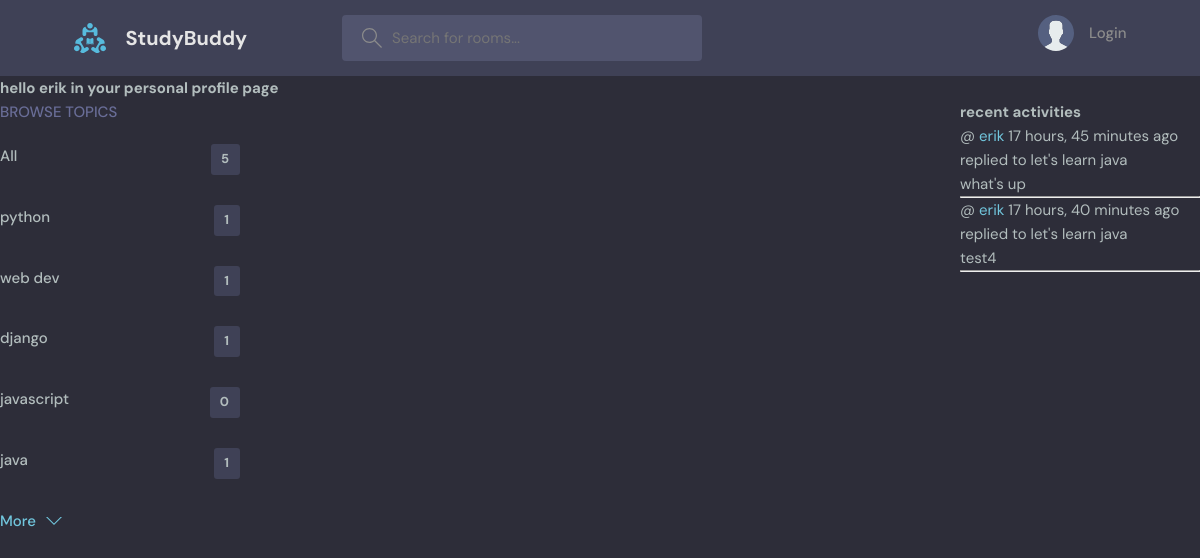
/userProfile/4/, run on an earlier commit of the app's database.
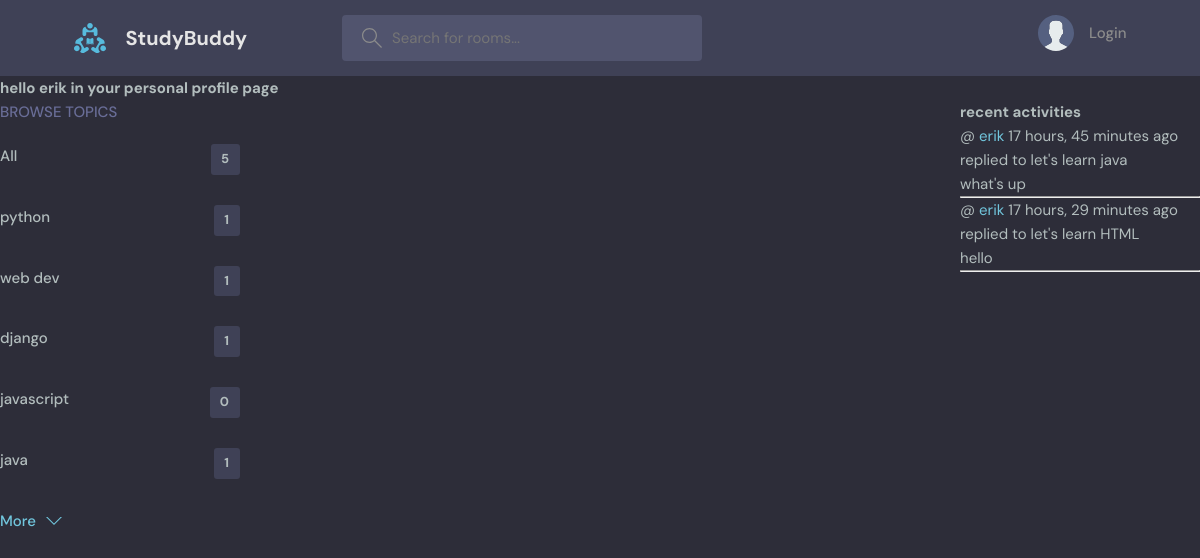
And on a later commit of the database.
### base/models.py (models this page shows, shortened)
class Topic(models.Model):
    name=models.CharField(max_length=200)

class Message(models.Model):
    room=models.ForeignKey(Room,on_delete=models.CASCADE)
    body=models.TextField()
    user=models.ForeignKey(User,on_delete=models.CASCADE)
    updated=models.DateTimeField(auto_now=True)
    created=models.DateTimeField(auto_now_add=True)
    def __str__(self):
        return self.body[0:50]

class Room(models.Model):
    host=models.ForeignKey(User,on_delete=models.SET_NULL,null=True)
    name=models.CharField(max_length=200)
    topic=models.ForeignKey(Topic,on_delete=models.SET_NULL,null=True)
    participants=models.ManyToManyField(User,related_name='participants',blank=True)
    description=models.TextField(null=True,blank=True)
    updated=models.DateTimeField(auto_now=True)
    created=models.DateTimeField(auto_now_add=True)
    def __str__(self):
        return self.name
    class Meta:
        ordering=['-updated','-created']

### base/views.py (the view)
# urls.py: path('userProfile/<str:pk>/',views.userProfile,name='userprofile')
def userProfile(request,pk):
    user=User.objects.get(id=pk)
    rooms=user.room_set.all()
    room_messages=user.message_set.all()
    topics=Topic.objects.all()
    context={'user':user,'rooms':rooms,'room_messages':room_messages,'topics':topics}
    return render(request,'base/profile.html',context)

### base/templates/base/profile.html (shortened to what this page needs)
{% extends "main.html" %}
{% block content  %}
<h1>hello {{user.username}} in your personal profile page</h1>
<div class="profile-container">
    <div>
        {% include "base/topics_component.html" %}
    </div>
    <div>
    </div>
    <div>
        {%include 'base/activity_component.html'%}
    </div>
</div>
{% endblock content  %}

### base/templates/base/topics_component.html
<div class="topics">
          <div class="topics__header">
            <h2>Browse Topics</h2>
          </div>
          <ul class="topics__list">
            <li><a href="{% url 'home' %}">All <span>{{topics.count}}</span></a> </li>
        {% for topic in topics%}
        <li>
            <a href="{% url 'home' %}?q={{topic.name}}">{{topic.name}} <span>{{topic.room_set.all.count}}</span></a>
        </li>
        {% endfor%}
          </ul>
          <a class="btn btn--link" href="topics.html">
            More
            <svg version="1.1" xmlns="http://www.w3.org/2000/svg" width="32" height="32" viewBox="0 0 32 32">
              <title>chevron-down</title>
              <path d="M16 21l-13-13h-3l16 16 16-16h-3l-13 13z"></path>
            </svg>
          </a>
        </div>

### base/templates/base/activity_component.html
<h3>recent activities</h3>
        <div>
            <div>
            {%for message in room_messages%}
        <div>
            <small>@ <a href="{%url 'userprofile' message.user.id %}">{{message.user}}</a>  {{message.created|timesince}} ago
              {% if request.user == message.user  %}<a href="{% url 'deleteMessage' message.id %}">delete my message</a> {% endif %}   </small>
            <small>replied to {{message.room}}</small>
            <p>{{message}}</p>
        </div>
        <hr>
        {% endfor %}
        </div>
        </div>

What changed in the data, as far as the page shows it:
removed Message: user "erik", created "17 hours, 40 minutes", room "let's learn java", body "test4"
added Message: user "erik", created "17 hours, 29 minutes", room "let's learn HTML", body "hello"
